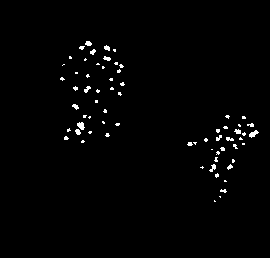
#> input picture example_data/MAX_cGH07_SAMPLE2_unsync_earlyAZ_stack_1_MMStack_Pos10.ome.tif, 270 x 258 px
$ python -i analysis.py   (imports and definitions only)
#> lines starting #> are read from the running program, lines starting #| are printed output that depends on the picture; after the words box and inside, x2 and y2 are one past the last pixel; in counts of white or black regions, pixels touching at a corner belong together
#> `picture = cv2.imread('../example_data/MAX_cGH07_SAMPLE2_unsync_earlyAZ..`: picture: shape (258, 270); values 0 (black) and 1 (white), 1.4% white in thin lines or dots, all inside (x1, y1, x2, y2) = (60, 41, 259, 202)
# for finding and saving candidate centers
import numpy as np
from skimage import io
import skimage.filters
from skimage import measure
import scipy.stats as st
import pickle

# for checking centers and Gaussian fits
import matplotlib.pyplot as plt
from sklearn.cluster import KMeans
import pandas as pd
from scipy.optimize import curve_fit


# function to take a pixel and make a step towards higher values pixels
# [111 lines left out: functions step, find_centers, not called in this run]


def generate_blurred_im(im):
    """Generates blurred version of image

    Parameters
    ----------
    im : ndarray
        z, x, y order

    Returns
    -------
    blurred_im : ndarray
        z, x, y order
    """
    blurred_im = skimage.filters.gaussian(im)
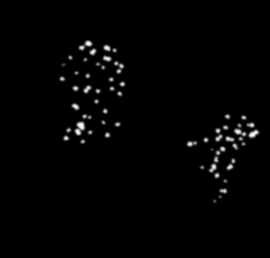
#> blurred_im: shape (258, 270) float64; min 0, max 0.0039, mean 5.31e-05; drawn with min black and max white
    mu, sig = st.norm.fit(blurred_im.flatten())
#> mu = 5.31e-05; sig = 0.000321
    blob_image = measure.label(np.average(blurred_im, axis=0) > (mu), background=0)
#> blob_image = 270 values, max 6 at index 249, min 0 at index 0, mean 1.33
    counts = []

    for i in np.unique(blob_image):
        counts.append(np.count_nonzero(blob_image == i))
#> this loop made 7 passes
#> after the loop, counts = [168, 9, 26, 22, 2, 35, 8]

    # even if you can't get an image with exactly 3 components, we can pick out the 2nd and 3rd largest components which are the cells
    labels = np.argsort(counts)[-3:-1]
#> labels = [2, 5]
    filter_mask = (blob_image != labels[0]) & (blob_image != labels[1])
#> (the run stopped early here; a loop or call above may not have finished)
